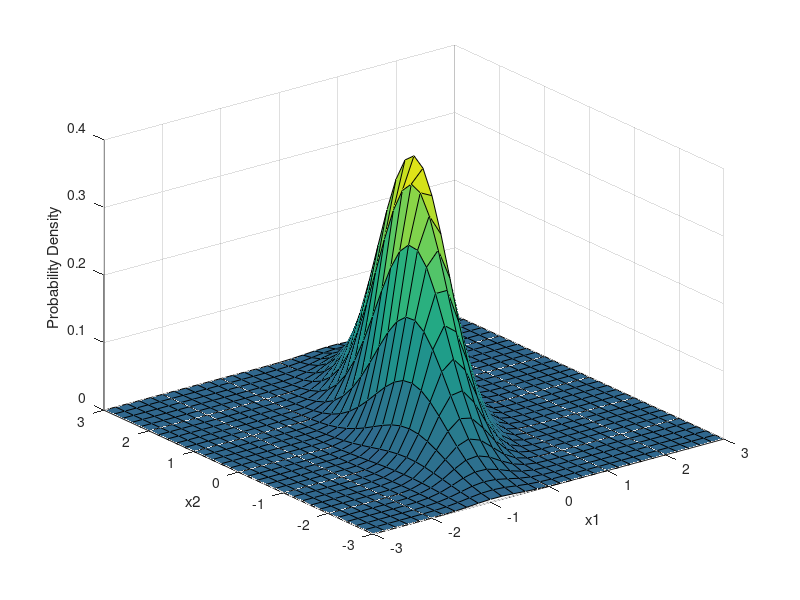
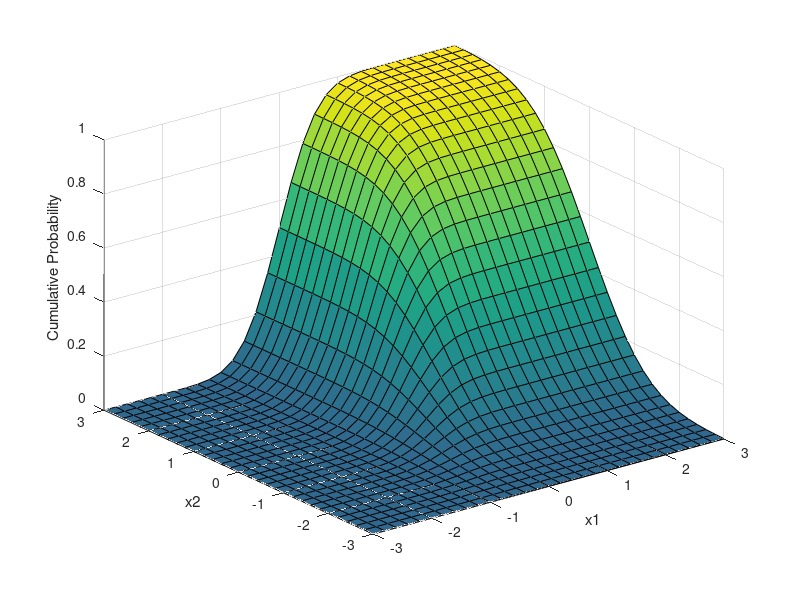
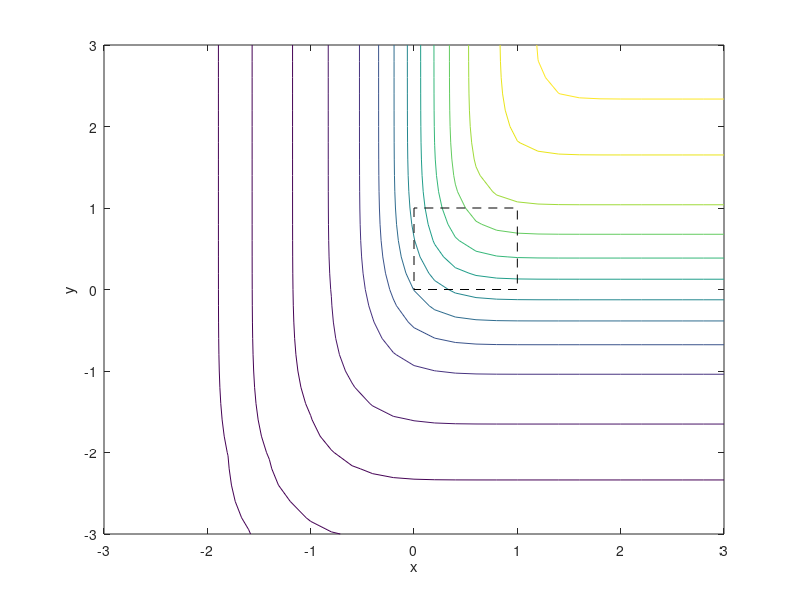

The MATLAB source for these figures, in order:
mu = [0 0];
Sigma = [.25 .3; .3 1];
x1 = -3:.2:3; x2 = -3:.2:3;
[X1,X2] = meshgrid(x1,x2);
F = mvnpdf([X1(:) X2(:)],mu,Sigma);
F = reshape(F,length(x2),length(x1));
surf(x1,x2,F);
caxis([min(F(:))-.5*range(F(:)),max(F(:))]);
axis([-3 3 -3 3 0 .4])
xlabel('x1'); ylabel('x2'); zlabel('Probability Density'); 


%% cdf
F = mvncdf([X1(:) X2(:)],mu,Sigma);
F = reshape(F,length(x2),length(x1));
figure(2)
surf(x1,x2,F);
caxis([min(F(:))-.5*range(F(:)),max(F(:))]);
axis([-3 3 -3 3 0 1])
xlabel('x1'); ylabel('x2'); zlabel('Cumulative Probability');

%% contour
figure(3)
contour(x1,x2,F,[.0001 .001 .01 .05:.1:.95 .99 .999 .9999]);
xlabel('x'); ylabel('y');
line([0 0 1 1 0],[1 0 0 1 1],'linestyle','--','color','k');